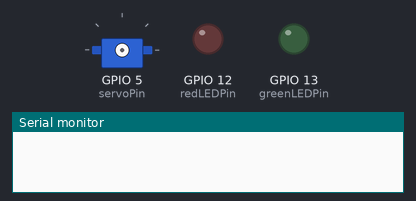
Recording of a sketch running on a simulated ESP8266 (NodeMCU). Shown: servo, output pins drawn as LEDs (lit = HIGH), the last lines printed to the serial monitor. WiFi joins after 1.5 s; servers stay silent unless stated; uploads are accepted with an empty reply.

Above: at 0.1 s.
At 2.3 s:
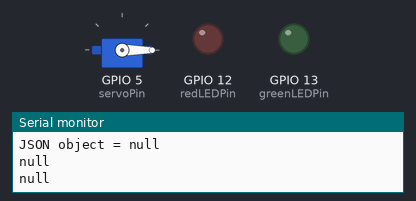
Timing chart, 0 to 3.8 s (numbered marks = the images above):
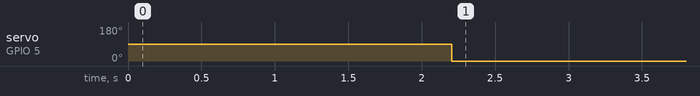

The sketch:

IoT_Door_Lock.ino
```cpp
#include <ESP8266WiFi.h>
#include <ESP8266HTTPClient.h>
#include <WiFiClient.h>
#include <Arduino_JSON.h>
#include <Servo.h>


const char* ssid     = "MOTOROLA-F72FE";  //My WiFi SSID
const char* password = "e15fb9dcc8";      //My WiFi pswd

String response_type = "most_recent";     //Parameters for HTTP GET request
String recent_req = "0";
String door_id = "ce76a42e-4a5f-4d37-91c4-a270f8d25e8d";
String PIN = "330928";

bool lock_value = false;      //status of lock
bool past_lock_value = false; //past status of lock to know if the status has changed
String lock_value_string;     //status of lock as a string for if statement


Servo servo1;             //Declare Servo object
int servoPin = 5;         //Servo pin on ESP

int redLEDPin = 12;       //Red LED pin on ESP
int greenLEDPin = 13;     //Green LED pin on ESP

void setup () {

  Serial.begin(115200);         //Open Serial communication for troubleshooting
  WiFi.mode(WIFI_STA);          //Set ESP in station mode to connect to router
  WiFi.begin(ssid, password);   //Connect to WiFi

  while (WiFi.status() != WL_CONNECTED) {     //While ESP is still not connected to WiFi display message in Serial port to notify it's still connecting

    delay(1000);
    Serial.println("Connecting..");
  }
  Serial.print("Connected, IP Address: ");    //After ESP is connected to WiFi, display message in Serial port to notify it has connected
  Serial.println(WiFi.localIP());

  servo1.attach(servoPin);           //Attach Servo object to pin 5 of ESP
  pinMode(redLEDPin, OUTPUT);        //Attach Red LED to pin 12 of ESP
  pinMode(greenLEDPin, OUTPUT);      //Attach Green LED to pin 13 of ESP

}

void loop() {
 if (WiFi.status() == WL_CONNECTED) { //Check WiFi connection status

    HTTPClient http;  //Declare an object of class HTTPClient

    http.begin("http://ruembdoorlock.000webhostapp.com/client-scripts/db-query.php?response_type=" + response_type + "&recent_req=" + recent_req + "&door_id=" + door_id + "&PIN=" + PIN);
    int httpCode = http.GET();                                  //Send the request

    if (httpCode > 0) { //Check the returning code

      String payload = http.getString();        //Get the request response payload
      Serial.println(payload);                  //Print the response payload
      JSONVar myObject = JSON.parse(payload);   //Create a JSONVar object from the response payload

      Serial.print("JSON object = ");     //Print the JSONVar object for troubleshooting
      Serial.println(myObject);

      JSONVar keys = myObject.keys();     //Create a JSONVar object from the keys of myObject

      Serial.println(myObject[keys[1]]);  //Print the value in myObject using the second index of keys
      JSONVar value = myObject[keys[1]];  //Create a JSONVar object from the value at the second index of myObject

      Serial.println(value[0]);           //Print the the contents at the first index of value, this is the lock_value that we're looking for
      const char* lock_value_char = (const char*)(value[0]);      //JSONVar cannot be changed to String directly, so we change to const char* first
       lock_value_string = String(lock_value_char);
      Serial.println(lock_value_string);  //Print the lock_value_string for troubleshooitng
      if(lock_value_string == "0"){       //If lock_value_string is 0, set lock_value to false
        lock_value = false;
      }
      else if(lock_value_string == "1"){  //If lock_value_string is 1, set lock_value to true
        lock_value = true;
      }
    }

    http.end();   //Close connection for the GET Request

  if(lock_value == true){                 //if lock_value is set to lock state
    servo1.write(90);                     //have servo at 90 degrees
    if(past_lock_value != lock_value){    //if lock_value has just changed from unlock to lock, POST to server and blink green LED
      http.begin("http://ruembdoorlock.000webhostapp.com/client-scripts/post-status.php");
      String postData = "{\"door_id\":\"ce76a42e-4a5f-4d37-91c4-a270f8d25e8d\",\"status\":1}";
      int httpPostCode = http.POST(postData);
      Serial.println(httpPostCode);
      Serial.println(http.getString());
      http.end();
      for(int i = 0; i < 3; i++){
        Serial.println("green light");
        digitalWrite(greenLEDPin, HIGH);
        delay(500);
        digitalWrite(greenLEDPin, LOW);
        delay(500);
      }
      past_lock_value = lock_value;     //set past_lock_value to the current lock_value so that the esp knows that the state hasn't changed
    }
  }
  else{                                  //if lock_value is set to lock state
    servo1.write(0);                     //have servo at 0 degrees
    if(past_lock_value != lock_value){   //if lock_value has just changed from lock to unlock, POST to server and blink red LED
      http.begin("http://ruembdoorlock.000webhostapp.com/client-scripts/post-status.php");
      String postData = "{\"door_id\":\"ce76a42e-4a5f-4d37-91c4-a270f8d25e8d\",\"status\":0}";
      int httpPostCode = http.POST(postData);
      Serial.println(httpPostCode);
      Serial.println(http.getString());
      http.end();
      for(int i = 0; i < 3; i++){
        Serial.println("red light");
        digitalWrite(redLEDPin, HIGH);
        delay(500);
        digitalWrite(redLEDPin, LOW);
        delay(500);
      }
      past_lock_value = lock_value;   //set past_lock_value to the curent lock_value so that the esp knows that the state hasn't changed
    }
  }
 }
  delay(1000);    //Send a request every 1 second
}
```

Measured:
- by itself, servo on GPIO 5 (servoPin): 90° → 0° at 2.2 s
